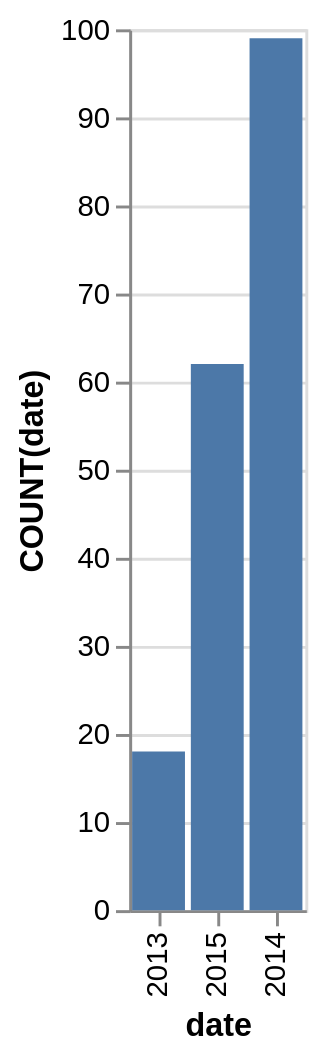

Here is the Vega-Lite specification saved for this chart:
### Vega-Lite specification from a JSON file in a GitHub repository (floating-point values rounded to 4 significant figures)
{"data": {"values": [{"x_data": "2013", "y_data": 18}, {"x_data": "2015", "y_data": 62}, {"x_data": "2014", "y_data": 99}]}, "mark": "bar", "encoding": {"x": {"field": "x_data", "type": "nominal", "title": "date", "sort": {"op": "sum", "field": "y_data", "order": "ascending"}}, "y": {"field": "y_data", "type": "quantitative", "title": "COUNT(date)"}}}
